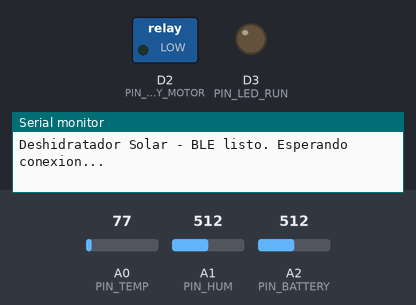
A sketch run on a simulated Arduino Uno R4 WiFi. Shown: switched loads named in the sketch (green lamp = pin HIGH), output pins drawn as LEDs (lit = HIGH), the last lines printed to the serial monitor. The test bench sets the inputs (shaded band); at power-on: A0 (PIN_TEMP) = 77, A1 (PIN_HUM) = 512, A2 (PIN_BATTERY) = 512. Nothing arrives over Bluetooth unless stated; a phone connects over Bluetooth LE 3 s after start.

Above: at 0.1 s.
At 3.1 s:
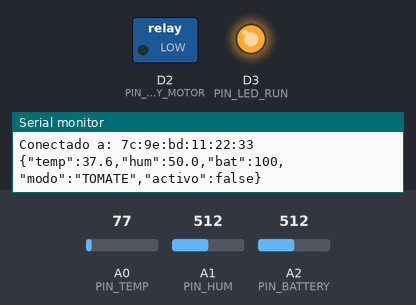
Timing chart, 0 to 4.6 s (numbered marks = the images above):
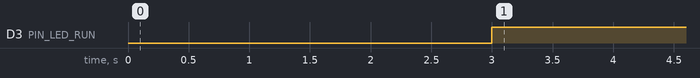

Measured:
- by itself, D3 (PIN_LED_RUN): LOW → HIGH at 3.0 s

The sketch:

DeshidratadorSolar_BLE.ino
```cpp
/*
  Deshidratador Solar - Firmware BLE para Arduino UNO R4 WiFi
  ------------------------------------------------------------
  Requiere la librería "ArduinoBLE" (Herramientas > Administrar Librerías).
  Placa: Arduino UNO R4 WiFi (tiene módulo BLE integrado).

  Expone un servicio BLE con:
    - Característica de DATOS (notify): manda un JSON con temperatura,
      humedad, batería, modo actual y si el proceso está activo.
    - Característica de COMANDOS (write): recibe órdenes desde el celular
      ("START", "STOP", "MODO:TOMATE", "MODO:CHILE", etc.)
*/

#include <ArduinoBLE.h>

// --- UUIDs del servicio y características (deben coincidir con la app) ---
#define SERVICE_UUID     "19B10000-E8F2-537E-4F6C-D104768A1214"
#define DATA_CHAR_UUID   "19B10001-E8F2-537E-4F6C-D104768A1214"
#define CMD_CHAR_UUID    "19B10002-E8F2-537E-4F6C-D104768A1214"

BLEService dehydratorService(SERVICE_UUID);
BLEStringCharacteristic dataCharacteristic(DATA_CHAR_UUID, BLERead | BLENotify, 120);
BLEStringCharacteristic cmdCharacteristic(CMD_CHAR_UUID, BLEWrite, 30);

// --- Pines (ajusta según tu montaje real) ---
const int PIN_TEMP         = A0;
const int PIN_HUM          = A1;
const int PIN_BATTERY      = A2;
const int PIN_RELAY_MOTOR  = 2;
const int PIN_LED_RUN      = 3;

String modoActual = "TOMATE";
bool procesoActivo = false;
unsigned long ultimoEnvio = 0;
const unsigned long INTERVALO_ENVIO = 2000; // ms entre lecturas enviadas

void setup() {
  Serial.begin(9600);

  pinMode(PIN_RELAY_MOTOR, OUTPUT);
  pinMode(PIN_LED_RUN, OUTPUT);
  digitalWrite(PIN_RELAY_MOTOR, LOW);
  digitalWrite(PIN_LED_RUN, LOW);

  if (!BLE.begin()) {
    Serial.println("Error iniciando BLE!");
    while (1);
  }

  BLE.setLocalName("DeshidratadorSolar");
  BLE.setAdvertisedService(dehydratorService);

  dehydratorService.addCharacteristic(dataCharacteristic);
  dehydratorService.addCharacteristic(cmdCharacteristic);
  BLE.addService(dehydratorService);

  cmdCharacteristic.setEventHandler(BLEWritten, onCommandReceived);
  dataCharacteristic.writeValue("{}");

  BLE.advertise();
  Serial.println("Deshidratador Solar - BLE listo. Esperando conexion...");
}

void loop() {
  BLEDevice central = BLE.central();

  if (central) {
    Serial.print("Conectado a: ");
    Serial.println(central.address());
    digitalWrite(PIN_LED_RUN, HIGH); // opcional: indicador de conexion

    while (central.connected()) {
      unsigned long ahora = millis();
      if (ahora - ultimoEnvio >= INTERVALO_ENVIO) {
        ultimoEnvio = ahora;
        enviarDatos();
      }
    }

    Serial.println("Celular desconectado");
    if (!procesoActivo) digitalWrite(PIN_LED_RUN, LOW);
  }
}

void enviarDatos() {
  float temperatura = leerTemperatura();
  float humedad = leerHumedad();
  int bateria = leerBateria();

  String json = "{";
  json += "\"temp\":" + String(temperatura, 1) + ",";
  json += "\"hum\":" + String(humedad, 1) + ",";
  json += "\"bat\":" + String(bateria) + ",";
  json += "\"modo\":\"" + modoActual + "\",";
  json += "\"activo\":" + String(procesoActivo ? "true" : "false");
  json += "}";

  dataCharacteristic.writeValue(json);
  Serial.println(json);
}

void onCommandReceived(BLEDevice central, BLECharacteristic characteristic) {
  String comando = cmdCharacteristic.value();
  Serial.print("Comando recibido: ");
  Serial.println(comando);

  if (comando == "START") {
    procesoActivo = true;
    digitalWrite(PIN_RELAY_MOTOR, HIGH);
  } else if (comando == "STOP") {
    procesoActivo = false;
    digitalWrite(PIN_RELAY_MOTOR, LOW);
  } else if (comando.startsWith("MODO:")) {
    modoActual = comando.substring(5);
  }

  enviarDatos(); // confirma el estado inmediatamente
}

float leerTemperatura() {
  int lectura = analogRead(PIN_TEMP);
  float voltaje = lectura * (5.0 / 1023.0);
  // Ejemplo genérico para sensor tipo LM35 (ajusta a tu sensor real)
  float tempC = voltaje * 100.0;
  return tempC;
}

float leerHumedad() {
  int lectura = analogRead(PIN_HUM);
  return map(lectura, 0, 1023, 0, 100);
}

int leerBateria() {
  int lectura = analogRead(PIN_BATTERY);
  float voltaje = lectura * (5.0 / 1023.0) * 2.0; // ajusta el divisor a tu circuito
  int porcentaje = (int)((voltaje - 3.0) / (4.2 - 3.0) * 100.0);
  porcentaje = constrain(porcentaje, 0, 100);
  return porcentaje;
}
```
